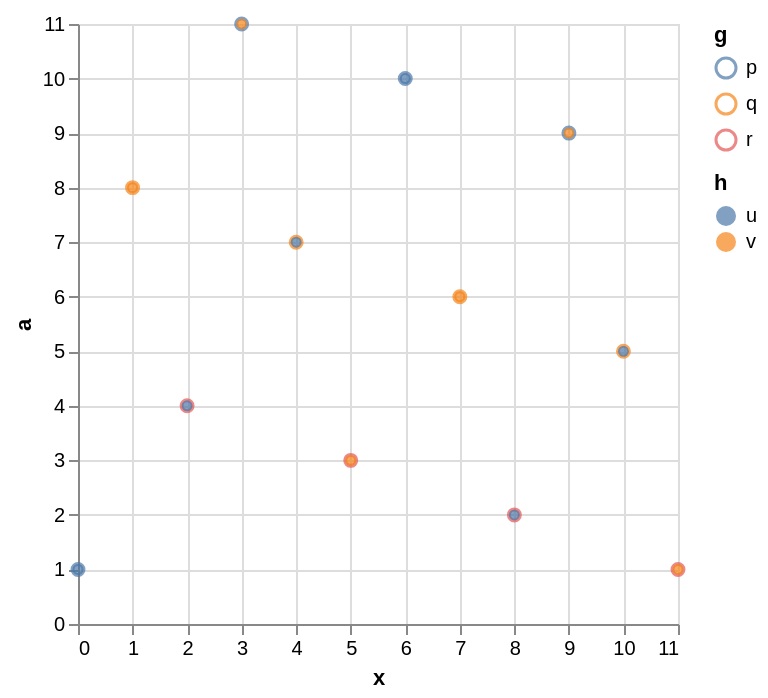

Here is the Vega-Lite specification saved for this chart:
### Vega-Lite specification from a JSON file in a GitHub repository (floating-point values rounded to 4 significant figures)
{"data": {"values": [{"x": 0, "a": 1, "b": 100, "g": "p", "h": "u"}, {"x": 1, "a": 8, "b": 1000, "g": "q", "h": "v"}, {"x": 2, "a": 4, "b": 1900, "g": "r", "h": "u"}, {"x": 3, "a": 11, "b": 2800, "g": "p", "h": "v"}, {"x": 4, "a": 7, "b": 3700, "g": "q", "h": "u"}, {"x": 5, "a": 3, "b": 4600, "g": "r", "h": "v"}, {"x": 6, "a": 10, "b": 5500, "g": "p", "h": "u"}, {"x": 7, "a": 6, "b": 6400, "g": "q", "h": "v"}, {"x": 8, "a": 2, "b": 300, "g": "r", "h": "u"}, {"x": 9, "a": 9, "b": 1200, "g": "p", "h": "v"}, {"x": 10, "a": 5, "b": 2100, "g": "q", "h": "u"}, {"x": 11, "a": 1, "b": 3000, "g": "r", "h": "v"}]}, "encoding": {"x": {"field": "x", "type": "quantitative"}, "y": {"field": "a", "type": "quantitative"}}, "layer": [{"mark": "point", "encoding": {"color": {"field": "g", "type": "nominal"}}}, {"mark": "circle", "encoding": {"color": {"field": "h", "type": "nominal"}}}], "resolve": {"scale": {"color": "independent"}}}
